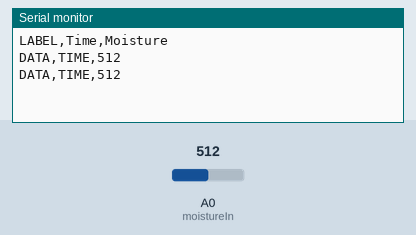
Bench run of a sketch on a simulated Arduino Uno, built with avr-gcc and run on an emulated ATmega328P. On the bench: the last lines printed to the serial monitor. Inputs (shaded band) come from the test bench; at power-on: A0 (moistureIn) = 512.

Above: at 5.8 s.
5.9 s: A0 (moistureIn) set to 716
At 10.9 s:
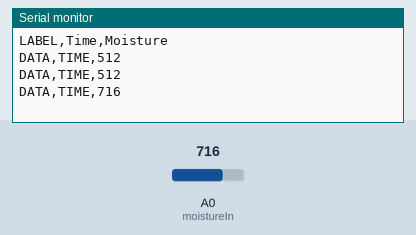
11.9 s: A0 (moistureIn) set to 900
At 15.9 s:
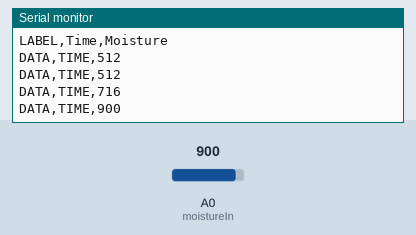
Timing chart, 0 to 17.4 s (numbered marks = the images above; inputs shaded):
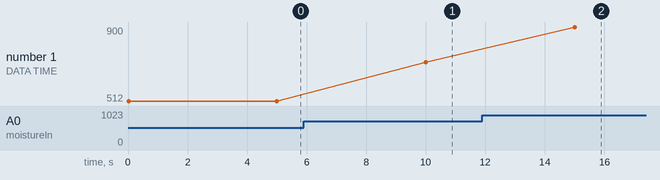

The sketch:

moistureCalibration.ino
```cpp
/*
 * This sketch is used to calibrate the galvanised nails. Each
 * time that the nails are moved or placed into a new pot, they
 * will need to be recalibrated. It is up to you how far you place your
 * nails, but it is advised to place them about five to six cm away
 * from each other for a small indoor potted plant.
 *
 * This process is done by reading the analog inputs while water
 * is being added to the pot with the nails in it. I typically add
 * about 10mL every five seconds. We can assume that completely dry soil
 * reads 0 since there is complete resistance. As water is added, the
 * resistance reduces. The maximum is 1023 as an analog reading.
 *
 * The ideal moisture level for each plant is dependent on the its
 * environment, but I have found that, for a small sized indoor plant,
 * the moisture level should be around: FILL THIS IN
 *
 * What is essential in calibrating this, is the excel sheet that
 * plots Arduino data called PLX-DAQ. It can be found here:
 * https://www.parallax.com/downloads/plx-daq
 */

int moistureIn =  A0;   // connect one of the nails to A0 + ground with a 10K resistor
                        // and the other to +5V
int moistureValue;

void setup() {

 Serial.begin(9600);
 Serial.println("LABEL,Time,Moisture"); // for PLX-DAQ
                                        // these are the headings for the columns

}

void loop() {

 moistureValue = analogRead(moistureIn);  // reading the input from the nails

 Serial.print("DATA,TIME,");    // for PLX-DAQ: sets the first columns as the time of the reading

 Serial.print(moistureValue); // printing the reading to the moisture column

 Serial.println();  // going to the next row in the Excel sheet
 delay(5000);   // reading every five seconds in order to give enough time between
                // adding the water

}
```

Measured:
- after the input at 5.9 s, the serial monitor: prints a new line after 4.1 s (image 1)
- after the input at 11.9 s, the serial monitor: prints a new line after 3.1 s (image 2)
- plotted number 1: 512 → 716 after the input at 5.9 s, 716 → 900 after the input at 11.9 s
